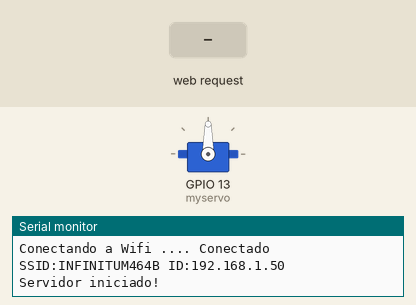
The sketch below on a simulated ESP32. On the bench: servo, the last lines printed to the serial monitor. The test bench sets the inputs (shaded band). WiFi joins after 1.5 s; servers stay silent unless stated.

Above: at 2.7 s.
2.8 s: HTTP request GET /dog_detected received
At 4.2 s:
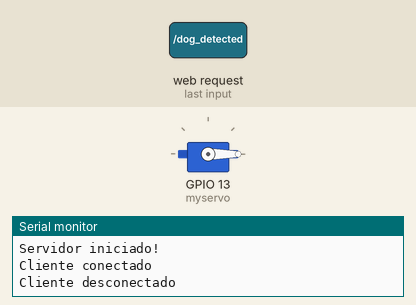
Timing chart, 0 to 5.8 s (numbered marks = the images above; inputs shaded):
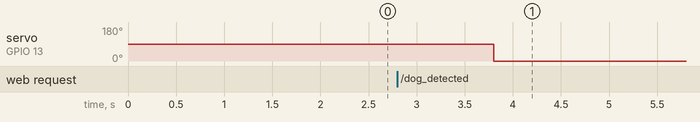

Measured:
- after the input at 2.8 s, servo on GPIO 13 (myservo): 90° → 0° after 1.0 s

The sketch:

Dispensadorparaperros.ino
```cpp
#include <WiFi.h>
#include <WiFiMulti.h>
WiFiMulti wifiMulti;
#include <ESP32Servo.h>
Servo myservo;
WiFiServer server(80);

const uint32_t TiempoEsperaWifi = 5000;

const char *ssid_1 = "INFINITUM464B";
const char *password_1 = "Kh7Qm3Lg5p";
const char *ssid_2 = "Administrativos";
const char *password_2 = "admin_20204*";
const char *ssid_3 = "Redmi Note 9 Pro";
const char *password_3 = "Fate2020";
const char *ssid_4 = "Aqui Agrega mas";
const char *password_4 = "Aqui Agrega mas";

void setup() {
  Serial.begin(115200);
  Serial.println("\nIniciando multi Wifi");

  wifiMulti.addAP(ssid_1, password_1);
  wifiMulti.addAP(ssid_2, password_2);
  wifiMulti.addAP(ssid_3, password_3);
  wifiMulti.addAP(ssid_4, password_4);

  WiFi.mode(WIFI_STA);
  Serial.print("Conectando a Wifi ..");
  while (wifiMulti.run(TiempoEsperaWifi) != WL_CONNECTED) {
    Serial.print(".");
  }
  Serial.println(".. Conectado");
  Serial.print("SSID:");
  Serial.print(WiFi.SSID());
  Serial.print(" ID:");
  Serial.println(WiFi.localIP());

  myservo.attach(13);  // Pin de control del servo
  server.begin();
  Serial.println("Servidor iniciado!");
}

void loop() {
  ActualizarWifi();

  if (WiFi.status() == WL_CONNECTED) {
    WiFiClient client = server.available();
    if (!client) {
      return;
    }

    Serial.println("Cliente conectado");

    String request = client.readStringUntil('\r');
    client.flush();

    if (request.indexOf("/dog_detected") != -1) {
      // Activar el servomotor
      myservo.write(90); // Angulo deseado
      delay(1000); // Pausa para permitir el movimiento completo del servomotor
      myservo.write(0); // Volver a la posición inicial
    }

    client.println("HTTP/1.1 200 OK");
    client.println("Content-Type: text/html");
    client.println();
    client.println("<h1>Respuesta del ESP32</h1>");
    client.stop();

    Serial.println("Cliente desconectado");
  } else {
    Serial.println("Codigo sin Wifi");
  }
  delay(1000);
}

void ActualizarWifi() {
  if (wifiMulti.run(TiempoEsperaWifi) != WL_CONNECTED) {
    Serial.println("No conectado a Wifi!");
  }
}
```
